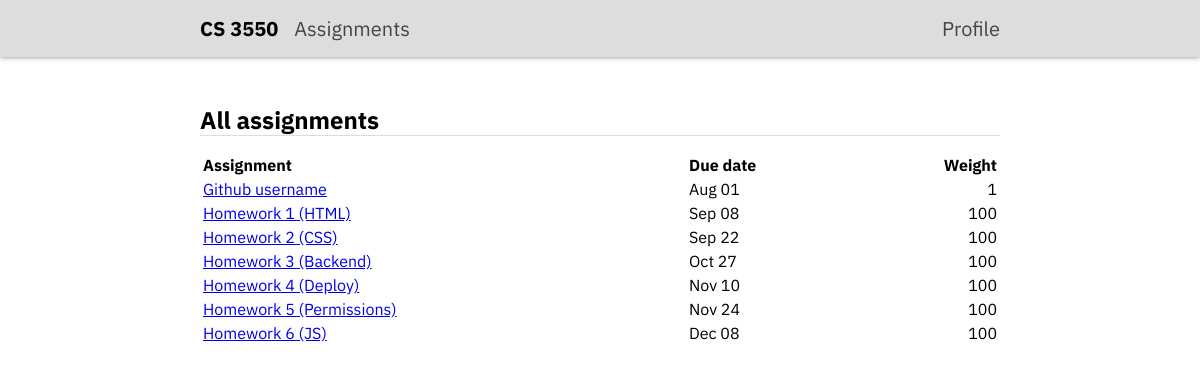
The app's page / (signed in) with its own data.
### grades/models.py (models this page shows)
class Assignment(models.Model):
    title = models.CharField(max_length=200)
    description = models.TextField(blank=True)
    deadline = models.DateTimeField()
    weight = models.IntegerField(default=100)
    points = models.IntegerField(default=100)

### grades/views.py (the view)
# urls.py: path("", views.assignments),
@login_required
def assignments(request):
    assignments = models.Assignment.objects.order_by("deadline")
    return render(request, "assignments.html", dict(assignments=assignments))

### grades/templates/assignments.html (shortened to what this page needs)
{% include "header.html" with title="Assignments List - CS3550" %}
<main>
    <div class="title">
        <h2>All assignments</h2>
    </div>
    <table>
        <thead>
            <tr>
                <th>Assignment</th>
                <th class="sortable">Due date</th>
                <th class="numbercolumn sortable">Weight</th>
            </tr>
        </thead>
        {% for assignment in assignments %}
            <tr data-index="{{forloop.counter}}">
                <td><a href='/{{assignment.pk}}' title="links to assignment {{assignment.id}}">{{assignment.title}}</a></td>
                <td data-value="{{assignment.deadline|date:'U'}}">{{assignment.deadline|date:"M d"}}</td>
                <td class="numbercolumn" data-value="{{assignment.weight}}">{{assignment.weight}}</td>
            </tr>
        {% endfor %}
    </table>
</main>

### grades/templates/header.html (shortened to what this page needs)
<!doctype html>
<link rel="stylesheet" href="/static/main.css">
<header>
    <nav>
        <div class="navbar">
            <div>
                <h1>CS 3550</h1>
                <a href="/" title="list of assignments">Assignments</a>
            </div>
            <a href="/profile" title="account and list of grades for assignments">Profile</a>
        </div>
    </nav>
</header>

### static/main.css (style rules this page uses)
* { font-family: 'IBM Plex Sans', sans-serif; line-height: 1.25; font-size: 100%; }
tr { line-height: 1.5; }
nav { font-size: 125%; background-color: #ddd; margin: 0; margin-bottom: 3rem; box-shadow: 0 0 5px gray; }
nav a { color: #444; text-decoration: none; margin-left: 1rem; }
nav h1 { font-weight: bold; color:black; margin-top: 1rem; margin-bottom: 1rem; }
h2 { font-size: 150%; border-bottom: 1px solid #ddd; }
div h2 { margin:0; }
.title { margin-bottom: 1rem; }
table { width: 100%; }
.numbercolumn { text-align: right; }
th { text-align: left; }
main { max-width: 50rem; margin: auto; padding-right: 1rem; padding-left: 1rem; }
.navbar { max-width: 50rem; margin: auto; display:flex; justify-content: space-between; align-items: center; padding-right: 1rem; padding-left: 1rem; }
.navbar div { display:flex; align-items: center; }
th.sortable { cursor: pointer; }

### records on screen
Assignment: title "Github username", deadline "Aug 01", weight "1"
Assignment: title "Homework 1 (HTML)", deadline "Sep 08", weight "100"
Assignment: title "Homework 2 (CSS)", deadline "Sep 22", weight "100"
Assignment: title "Homework 3 (Backend)", deadline "Oct 27", weight "100"
Assignment: title "Homework 4 (Deploy)", deadline "Nov 10", weight "100"
Assignment: title "Homework 5 (Permissions)", deadline "Nov 24", weight "100"
Assignment: title "Homework 6 (JS)", deadline "Dec 08", weight "100"
